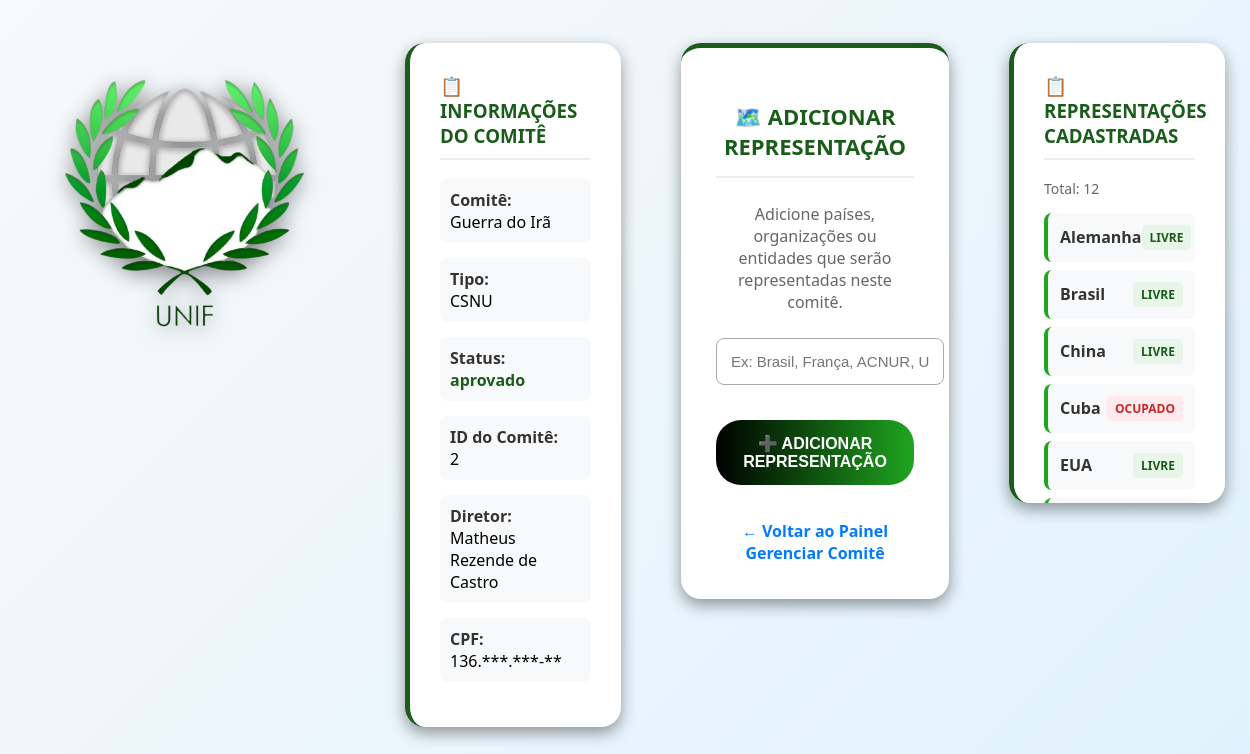
The page /pages/adicionarRepresentacao.php (signed in) on the database its author committed.
### tables this page shows
CREATE TABLE `comite` (
  `id_comite` int(11) NOT NULL,
  `id_unif` int(11) DEFAULT NULL,
  `cpf_d1` varchar(14) NOT NULL,
  `cpf_d2` varchar(14) NOT NULL,
  `cpf_d3` varchar(14) NOT NULL,
  `tipo_comite` varchar(100) DEFAULT NULL,
  `nome_comite` varchar(100) DEFAULT NULL,
  `data_comite` date DEFAULT NULL,
  `num_delegados` int(11) DEFAULT NULL,
  `descricao_comite` varchar(1000) DEFAULT NULL,
  `status` enum('pendente','aprovado','reprovado','em_andamento') DEFAULT 'pendente'
);

CREATE TABLE `usuario` (
  `cpf` varchar(14) NOT NULL,
  `nome` varchar(100) DEFAULT NULL,
  `email` varchar(100) DEFAULT NULL,
  `email_instituicao` varchar(100) DEFAULT NULL,
  `restricao_alimentar` varchar(100) DEFAULT NULL,
  `alergia` varchar(100) DEFAULT NULL,
  `telefone` varchar(14) DEFAULT NULL,
  `telefone_instituicao` varchar(20) DEFAULT NULL,
  `senha` varchar(20) DEFAULT NULL,
  `instituicao` varchar(100) DEFAULT NULL,
  `adm` tinyint(1) DEFAULT 0,
  `senha_hash` varchar(255) DEFAULT NULL,
  `professor` enum('aprovado','pendente','reprovado','aluno') DEFAULT 'aluno'
);

CREATE TABLE `representacao` (
  `id_representacao` int(11) NOT NULL,
  `nome_representacao` varchar(100) NOT NULL,
  `id_comite` int(11) NOT NULL,
  `id_unif` int(11) NOT NULL,
  `cpf_delegado` varchar(14) DEFAULT NULL COMMENT 'CPF do delegado atribuído à esta representação.'
);

### pages/adicionarRepresentacao.php (the view, shortened to what this page needs)
<?php
include 'php/conexao.php';
$cpf_usuario_logado = $_SESSION['cpf'];
$comite_aprovado = false;
$id_comite_aprovado = null;
$nome_comite = "";
$is_diretor = false;
$sql_check_diretor = "SELECT COUNT(*) as total FROM diretor WHERE cpf = ?";
if ($stmt_check = $conn->prepare($sql_check_diretor)) {
    $stmt_check->bind_param("s", $cpf_usuario_logado);
    $stmt_check->execute();
    $result_check = $stmt_check->get_result();
    $row_check = $result_check->fetch_assoc();
    $is_diretor = ($row_check['total'] > 0);
}
$sql_auth = "SELECT
                c.id_comite,
                c.id_unif,
                c.nome_comite,
                c.tipo_comite,
                c.status
             FROM comite c
             INNER JOIN diretor d ON c.id_comite = d.id_comite
             WHERE d.cpf = ? AND c.status = 'aprovado'";
if ($stmt = $conn->prepare($sql_auth)) {
    $stmt->bind_param("s", $cpf_usuario_logado);
    $stmt->execute();
    $result = $stmt->get_result();
    if ($result->num_rows == 1) {
        $row = $result->fetch_assoc();
        $id_comite_aprovado = $row['id_comite'];
        $nome_comite = $row['nome_comite'];
        $tipo_comite = $row['tipo_comite'];
        $status_comite = $row['status'];
        $comite_aprovado = true;
    }
}
$representacoes = [];
if ($comite_aprovado) {
    $sql_lista = "SELECT nome_representacao, cpf_delegado
                  FROM representacao
                  WHERE id_comite = ?
                  ORDER BY nome_representacao";
    if ($stmt_lista = $conn->prepare($sql_lista)) {
        $stmt_lista->bind_param("i", $id_comite_aprovado);
        $stmt_lista->execute();
        $result_lista = $stmt_lista->get_result();
        while ($row = $result_lista->fetch_assoc()) {
            $representacoes[] = $row;
        }
    }
    $sql_diretor_info = "SELECT u.nome FROM diretor d
                        JOIN usuario u ON d.cpf = u.cpf
                        WHERE d.cpf = ? AND d.id_comite = ?
                        LIMIT 1";
    $nome_diretor = "";
    if ($stmt_diretor = $conn->prepare($sql_diretor_info)) {
        $stmt_diretor->bind_param("si", $cpf_usuario_logado, $id_comite_aprovado);
        $stmt_diretor->execute();
        $result_diretor = $stmt_diretor->get_result();
        if ($result_diretor->num_rows > 0) {
            $row_diretor = $result_diretor->fetch_assoc();
            $nome_diretor = $row_diretor['nome'];
        }
    }
}
?>
<!DOCTYPE html>
<html lang="pt-br">
<head>
</head>
<body>
<div class="container">
    <div class="logo-box">
        <img src="images/unif.png" alt="Logo UNIF" class="logo">
    </div>
    <div class="info-box">
        <h3>📋 Informações do Comitê</h3>
        <?php if (!$is_diretor): ?>
            <div class="mensagem erro">
                ❌ Acesso negado. Você não está registrado como diretor.
            </div>
        <?php else: ?>
            <div class="info-item">
                <strong>Comitê:</strong><br>
                <?php echo htmlspecialchars($nome_comite); ?>
            </div>
            <div class="info-item">
                <strong>Tipo:</strong><br>
                <?php echo htmlspecialchars($tipo_comite ?? 'CSNU'); ?>
            </div>
            <div class="info-item">
                <strong>Status:</strong><br>
                <span style="color: #1a5c1a; font-weight: bold;"><?php echo htmlspecialchars($status_comite); ?></span>
            </div>
            <div class="info-item">
                <strong>ID do Comitê:</strong><br>
                <?php echo $id_comite_aprovado; ?>
            </div>
            <?php if (!empty($nome_diretor)): ?>
            <div class="info-item">
                <strong>Diretor:</strong><br>
                <?php echo htmlspecialchars($nome_diretor); ?>
            </div>
            <?php endif; ?>
            <div class="info-item">
                <strong>CPF:</strong><br>
                <?php echo substr($cpf_usuario_logado, 0, 3) . '.***.***-**'; ?>
            </div>
        <?php endif; ?>
    </div>
    <div class="form-box">
        <h2>🗺️ Adicionar Representação</h2>
        <?php if ($comite_aprovado): ?>
            <p style="color: #666; margin-bottom: 25px;">
                Adicione países, organizações ou entidades que serão representadas neste comitê.
            </p>
            <form action="<?php echo htmlspecialchars($_SERVER["PHP_SELF"]); ?>" method="post">
                <input type="text" id="nome_representacao" name="nome_representacao"
                       placeholder="Ex: Brasil, França, ACNUR, União Europeia"
                       required
                       value="<?php echo isset($_POST['nome_representacao']) ? htmlspecialchars($_POST['nome_representacao']) : ''; ?>">
                <button type="submit">➕ Adicionar Representação</button>
            </form>
            <div class="links">
                <a href="painel_diretor.php">← Voltar ao Painel</a>
                <a href="gerenciar_comite.php">Gerenciar Comitê</a>
            </div>
        <?php endif; ?>
    </div>
    <?php if ($comite_aprovado): ?>
    <div class="lista-box">
        <h3>📋 Representações Cadastradas</h3>
        <p style="color: #666; font-size: 14px; margin-bottom: 15px;">
            Total: <?php echo count($representacoes); ?>
        </p>
        <?php if (empty($representacoes)): ?>
            <div style="text-align: center; padding: 20px; color: #666;">
                Nenhuma representação cadastrada ainda.
                <br>
                <small>Adicione a primeira usando o formulário ao lado.</small>
            </div>
        <?php else: ?>
            <?php foreach ($representacoes as $rep): ?>
                <div class="representacao-item">
                    <span><?php echo htmlspecialchars($rep['nome_representacao']); ?></span>
                    <div class="status <?php echo empty($rep['cpf_delegado']) ? 'livre' : 'ocupado'; ?>">
                        <?php echo empty($rep['cpf_delegado']) ? 'LIVRE' : 'OCUPADO'; ?>
                    </div>
                </div>
            <?php endforeach; ?>
        <?php endif; ?>
    </div>
    <?php endif; ?>
</div>
</body>
</html>

### pages/adicionarRepresentacao.php (style rules this page uses)
body { margin: 0; font-family: "Segoe UI", Arial, sans-serif; display: flex; justify-content: center; align-items: center; min-height: 100vh; background: linear-gradient(135deg, #f8f9fa 0%, #e0f2fe 100%); }
.container { display: flex; align-items: flex-start; justify-content: center; gap: 60px; padding: 40px; max-width: 1200px; width: 100%; animation: fadeIn 0.8s ease-in-out; }
.logo-box { text-align: center; }
.logo-box img { width: 320px; filter: drop-shadow(0px 4px 10px rgba(0, 0, 0, 0.5)); transition: transform 0.3s ease; }
.info-box { background: #fff; padding: 30px; border-radius: 20px; box-shadow: 0px 6px 16px rgba(0, 0, 0, 0.4); width: 320px; margin-bottom: 30px; border-left: 5px solid #1a5c1a; }
.info-box h3 { color: #1a5c1a; margin-top: 0; border-bottom: 2px solid #eee; padding-bottom: 10px; text-transform: uppercase; }
.info-item { margin: 15px 0; padding: 10px; background: #f8f9fa; border-radius: 8px; }
.info-item strong { color: #333; }
.form-box { background: #fff; padding: 35px; border-radius: 20px; box-shadow: 0px 6px 16px rgba(0, 0, 0, 0.4); text-align: center; width: 420px; transition: transform 0.3s ease; border-top: 5px solid #1a5c1a; }
.form-box h2 { margin-bottom: 25px; font-size: 22px; text-transform: uppercase; color: #1a5c1a; font-weight: bold; border-bottom: 2px solid #eee; padding-bottom: 15px; }
form input { width: 100%; margin-bottom: 15px; padding: 14px; border: 1px solid #aaa; border-radius: 8px; font-size: 15px; outline: none; transition: border 0.3s, box-shadow 0.3s; }
form button { background: linear-gradient(90deg, #000, #1fa51f); color: white; border: none; padding: 14px; border-radius: 25px; font-size: 16px; cursor: pointer; width: 100%; margin: 20px 0 15px 0; text-transform: uppercase; font-weight: bold; transition: background 0.3s, transform 0.2s; }
.lista-box { background: #fff; padding: 30px; border-radius: 20px; box-shadow: 0px 6px 16px rgba(0, 0, 0, 0.4); width: 320px; max-height: 400px; overflow-y: auto; border-left: 5px solid #1a5c1a; }
.lista-box h3 { color: #1a5c1a; margin-top: 0; border-bottom: 2px solid #eee; padding-bottom: 10px; text-transform: uppercase; }
.representacao-item { padding: 12px; margin: 8px 0; background: #f8f9fa; border-radius: 8px; border-left: 4px solid #1fa51f; display: flex; justify-content: space-between; align-items: center; }
.representacao-item span { font-weight: 600; color: #333; }
.status { font-size: 12px; padding: 4px 8px; border-radius: 4px; font-weight: bold; }
.status.livre { background: #e8f5e9; color: #1a5c1a; }
.status.ocupado { background: #ffebee; color: #c62828; }
.links { margin-top: 20px; text-align: center; }
.links a { color: #007bff; text-decoration: none; font-weight: bold; margin: 0 10px; }

### rows shown on the page
comite: nome_comite "Guerra do Irã", tipo_comite "CSNU", status "aprovado", id_comite "2"
usuario: nome "Matheus Rezende de Castro"
representacao: nome_representacao "Alemanha", shows "LIVRE"
representacao: nome_representacao "Brasil", shows "LIVRE"
representacao: nome_representacao "China", shows "LIVRE"
representacao: nome_representacao "Cuba", shows "OCUPADO"
representacao: nome_representacao "EUA", shows "LIVRE"

### other values the page prints
substr($cpf_usuario_logado, 0, 3) "136"
count($representacoes) "12"
